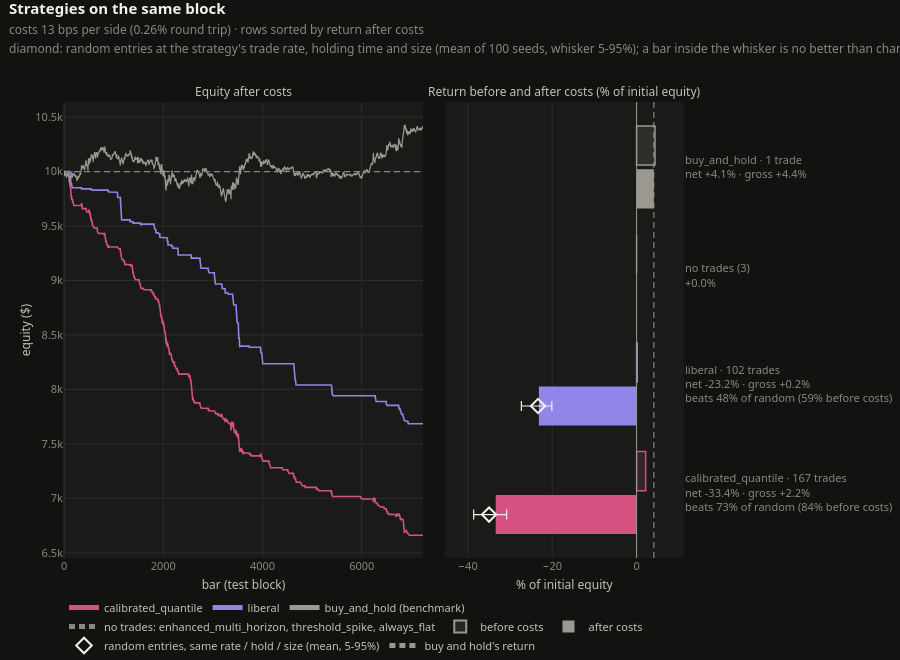

Notebook cell for this chart:
### Markdown cell above
## Every strategy with its default knobs

Each strategy is compared with random entries at its own trade rate, holding time and position size (the
diamonds; the same null as the summary table above). After costs the return is mostly cost x trade count, so only
the rank against that null tells skill from chance.

### Code cell
runs, comparison = explorer.compare_strategies()
comparison.show()
explorer.comparison_table(runs).round(4)

### Figure 1 — Plotly figure (JSON) as saved in the notebook; plotly's stock layout.template omitted (floating-point values rounded to 4 significant figures; data arrays with more than 128 entries replaced by an {"elided": "..."} marker saying what was removed)
{"data": [{"dx": 1, "hovertemplate": "calibrated_quantile<br>bar %{x}: %{y:$,.0f}<extra></extra>", "legendgroup": "calibrated_quantile", "line": {"color": "#d55181", "dash": "solid", "width": 1.6}, "mode": "lines", "name": "calibrated_quantile", "type": "scatter", "x0": -1, "xaxis": "x", "y": {"elided": "7237 float values"}, "yaxis": "y"}, {"dx": 1, "hovertemplate": "liberal<br>bar %{x}: %{y:$,.0f}<extra></extra>", "legendgroup": "liberal", "line": {"color": "#9085e9", "dash": "solid", "width": 1.6}, "mode": "lines", "name": "liberal", "type": "scatter", "x0": -1, "xaxis": "x", "y": {"elided": "7237 float values"}, "yaxis": "y"}, {"dx": 1, "hovertemplate": "buy_and_hold<br>bar %{x}: %{y:$,.0f}<extra></extra>", "legendgroup": "buy_and_hold", "line": {"color": "#9a9890", "dash": "solid", "width": 1.2}, "mode": "lines", "name": "buy_and_hold (benchmark)", "type": "scatter", "x0": -1, "xaxis": "x", "y": {"elided": "7237 float values"}, "yaxis": "y"}, {"hoverinfo": "skip", "legendgroup": "flat", "line": {"color": "#898781", "dash": "6px,4px", "width": 1.2}, "mode": "lines", "name": "no trades: enhanced_multi_horizon, threshold_spike, always_flat", "type": "scatter", "x": [-1, 7235], "xaxis": "x", "y": [10000.0, 10000.0], "yaxis": "y"}, {"customdata": ["calibrated_quantile: 167 trades, costs $3,553", "liberal: 102 trades, costs $2,331", "no trades: enhanced_multi_horizon, threshold_spike, always_flat", "buy_and_hold: 1 trades, costs $27"], "hovertemplate": "%{customdata}<br>before costs %{x:>+.2f}%<extra></extra>", "marker": {"color": ["rgba(213,81,129,0.15)", "rgba(144,133,233,0.15)", "rgba(137,135,129,0.15)", "rgba(154,152,144,0.15)"], "line": {"color": ["#d55181", "#9085e9", "#898781", "#9a9890"], "width": 1.5}}, "name": "before costs", "orientation": "h", "showlegend": false, "type": "bar", "width": 0.36, "x": [2.15, 0.1624, 0.0, 4.362], "xaxis": "x2", "y": [0.2, 1.2, 2.2, 3.2], "yaxis": "y2"}, {"customdata": ["calibrated_quantile: 167 trades, costs $3,553", "liberal: 102 trades, costs $2,331", "no trades: enhanced_multi_horizon, threshold_spike, always_flat", "buy_and_hold: 1 trades, costs $27"], "hovertemplate": "%{customdata}<br>after costs %{x:>+.2f}%<extra></extra>", "marker": {"color": ["#d55181", "#9085e9", "#898781", "#9a9890"], "line": {"width": 0}}, "name": "after costs", "orientation": "h", "showlegend": false, "type": "bar", "width": 0.36, "x": [-33.38, -23.15, 0.0, 4.097], "xaxis": "x2", "y": [-0.2, 0.8, 1.8, 2.8], "yaxis": "y2"}, {"hoverinfo": "skip", "marker": {"color": "rgba(154,152,144,0.15)", "line": {"color": "#9a9890", "width": 1.5}}, "name": "before costs", "orientation": "h", "type": "bar", "x": [null], "xaxis": "x2", "y": [null], "yaxis": "y2"}, {"hoverinfo": "skip", "marker": {"color": "#9a9890"}, "name": "after costs", "orientation": "h", "type": "bar", "x": [null], "xaxis": "x2", "y": [null], "yaxis": "y2"}, {"error_x": {"array": [4.167, 3.277], "arrayminus": [3.64, 3.943], "color": "#f2f1ec", "symmetric": false, "thickness": 1.2, "type": "data", "width": 5}, "hovertemplate": "%{text}<extra></extra>", "marker": {"color": "#f2f1ec", "line": {"width": 2}, "size": 11, "symbol": "diamond-open"}, "mode": "markers", "name": "random entries, same rate / hold / size (mean, 5-95%)", "text": ["calibrated_quantile: random with 2.82% entries/flat bar, 8-bar hold, size 1.00<br>mean -34.96%, 5-95% -38.60% to -30.79% (100 seeds)<br>strategy -33.38%: beats 73% of them; before costs beats 84%", "liberal: random with 1.45% entries/flat bar, 2-bar hold, size 1.00<br>mean -23.36%, 5-95% -27.30% to -20.08% (100 seeds)<br>strategy -23.15%: beats 48% of them; before costs beats 59%"], "type": "scatter", "x": [-34.96, -23.36], "xaxis": "x2", "y": [-0.2, 0.8], "yaxis": "y2"}, {"hoverinfo": "skip", "line": {"color": "#9a9890", "dash": "6px,4px", "width": 1}, "mode": "lines", "name": "buy and hold's return", "type": "scatter", "x": [4.097, 4.097], "xaxis": "x2", "y": [-0.6, 3.6], "yaxis": "y2"}], "layout": {"annotations": [{"font": {"color": "#c3c2b7", "size": 12}, "showarrow": false, "text": "Equity after costs", "x": 0.2895, "xanchor": "center", "xref": "paper", "y": 1.0, "yanchor": "bottom", "yref": "paper"}, {"font": {"color": "#c3c2b7", "size": 12}, "showarrow": false, "text": "Return before and after costs (% of initial equity)", "x": 0.807, "xanchor": "center", "xref": "paper", "y": 1.0, "yanchor": "bottom", "yref": "paper"}], "barmode": "overlay", "height": 660, "legend": {"bgcolor": "rgba(0,0,0,0)", "font": {"color": "#c3c2b7", "size": 11}, "groupclick": "togglegroup", "itemsizing": "constant", "itemwidth": 30, "orientation": "h", "tracegroupgap": 0, "x": 0, "xanchor": "left", "xref": "paper", "y": 0, "yanchor": "bottom", "yref": "container"}, "margin": {"b": 8, "r": 24, "t": 102}, "shapes": [{"line": {"color": "#9a9890", "width": 1}, "type": "line", "x0": 0, "x1": 0, "xref": "x2", "y0": 0, "y1": 1, "yref": "y2 domain"}], "title": {"text": "<b>Strategies on the same block</b><br><span style='font-size:12px;color:#898781'>costs 13 bps per side (0.26% round trip) · rows sorted by return after costs<br>diamond: random entries at the strategy's trade rate, holding time and size (mean of 100 seeds, whisker 5-95%); a bar inside the whisker is no better than chance</span>"}, "xaxis": {"anchor": "y", "domain": [0.0, 0.579], "title": {"text": "bar (test block)"}}, "xaxis2": {"anchor": "y2", "domain": [0.614, 1.0], "range": [-45.47, 11.24], "title": {"text": "% of initial equity"}}, "yaxis": {"anchor": "x", "domain": [0.0, 1.0], "title": {"text": "equity ($)"}}, "yaxis2": {"anchor": "x2", "automargin": true, "domain": [0.0, 1.0], "range": [-0.6, 3.6], "showgrid": false, "side": "right", "ticktext": ["calibrated_quantile · 167 trades<br>net -33.4% · gross +2.2%<br>beats 73% of random (84% before costs)", "liberal · 102 trades<br>net -23.2% · gross +0.2%<br>beats 48% of random (59% before costs)", "no trades (3)<br>+0.0%", "buy_and_hold · 1 trade<br>net +4.1% · gross +4.4%"], "tickvals": [0.0, 1.0, 2.0, 3.0]}}}
